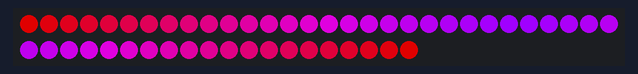
The sketch below on a simulated Arduino Uno, built with avr-gcc and run on an emulated ATmega328P. Parts: 50 RGB LEDs in strip order, left to right, continuing on the next row.

Above: at 0.01 s.
At 0.76 s:
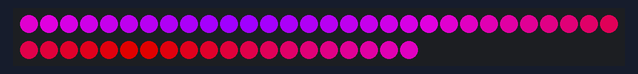
At 1.51 s:
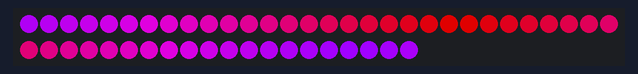
At 2.27 s:
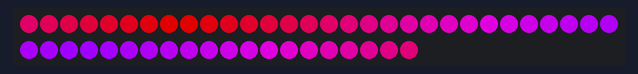
At 3.02 s:
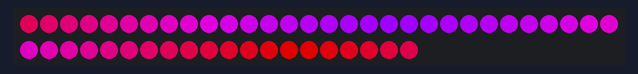

The sketch:

RedPurpleCycle.ino
```cpp
#include "FastLED.h"

#define NUM_LEDS 50
#define DATA_PIN 6

// Define the array of leds
CRGB leds[NUM_LEDS];

void setup() {
  FastLED.addLeds<WS2811, DATA_PIN, RGB>(leds, NUM_LEDS);
  FastLED.show();
}

void loop() {
  redPurpleCycle(50);
}

void redPurpleCycle(int wait) {
  int i, j;

  for (j = 0; j < NUM_LEDS; j++) {
    for (i = 0; i < NUM_LEDS; i++) {
      int x=(i+j) % NUM_LEDS;
      if (x>=NUM_LEDS/2)
        x=NUM_LEDS-1-x;
      x=255*x/(NUM_LEDS/2-1);
      leds[i] = CRGB(160,0,x);
    }
    FastLED.show();
    delay(wait);
  }
}
```

Measured:
- by itself, everything shown: repeats every 2.7 s, in 50 steps
